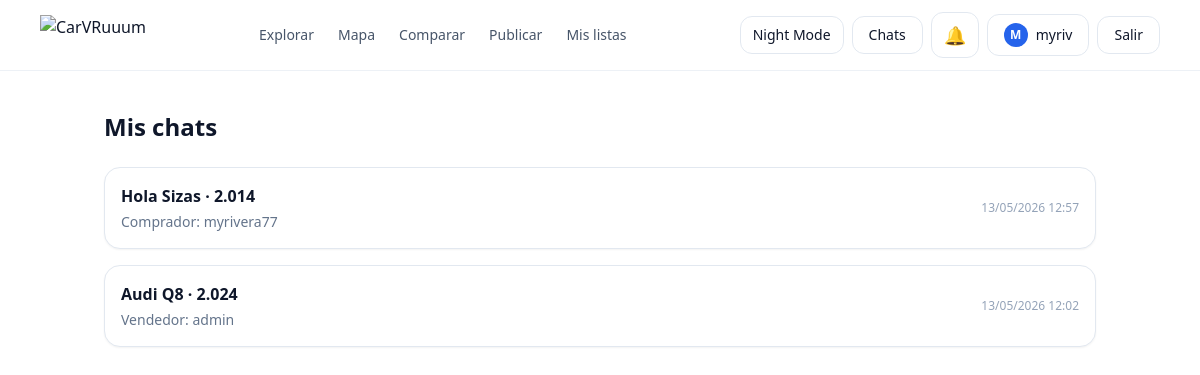
The page /messages/ (signed in) on the database its author committed.
### messaging/models.py (models this page shows, shortened)
class Conversation(models.Model):
    car = models.ForeignKey(
        "cars.Car",
        on_delete=models.CASCADE,
        related_name="conversations",
    )
    buyer = models.ForeignKey(
        User,
        on_delete=models.CASCADE,
        related_name="buyer_conversations",
    )
    seller = models.ForeignKey(
        User,
        on_delete=models.CASCADE,
        related_name="seller_conversations",
    )
    created_at = models.DateTimeField(auto_now_add=True)
    updated_at = models.DateTimeField(auto_now=True)
    class Meta:
        ordering = ["-updated_at"]
        constraints = [
            models.UniqueConstraint(
                fields=["car", "buyer", "seller"],
                name="unique_conversation_per_car_buyer_seller",
            )
        ]

### cars/models.py (models this page shows, shortened)
class Car(models.Model):
    owner = models.ForeignKey(settings.AUTH_USER_MODEL, on_delete=models.CASCADE, related_name="cars")
    make = models.CharField(max_length=60)
    model = models.CharField(max_length=60)
    year = models.PositiveIntegerField(validators=[MinValueValidator(1950), MaxValueValidator(2100)])
    price = models.PositiveIntegerField(validators=[MinValueValidator(0)])
    mileage_km = models.PositiveIntegerField(default=0, validators=[MinValueValidator(0)])
    is_sold = models.BooleanField(default=False)
    sold_at = models.DateTimeField(blank=True, null=True)
    city = models.CharField(max_length=80, blank=True, default="")
    description = models.TextField(blank=True, default="")
    is_active = models.BooleanField(default=True)
    view_count = models.PositiveIntegerField(default=0)
    created_at = models.DateTimeField(auto_now_add=True)
    class Meta:
        ordering = ["-created_at"]

### messaging/views.py (the view)
# urls.py: path("", views.conversation_list, name="conversation_list"),
@login_required
def conversation_list(request):
    conversations = (
        Conversation.objects
        .filter(Q(buyer=request.user) | Q(seller=request.user))
        .select_related("car", "buyer", "seller")
        .order_by("-updated_at")
    )
    return render(
        request,
        "messaging/conversation_list.html",
        {"conversations": conversations},
    )

### notifications/context_processors.py (called while the page is built, shortened)
def notifications(request):
    if request.user.is_authenticated:
        unread_qs = request.user.notifications.filter(
            is_read=False
        ).order_by("-created_at")[:10]
        notifications_list = []
        return {
            "navbar_notifications": notifications_list,
            "navbar_notifications_count": len(notifications_list),
        }
    return {}

### messaging/templates/messaging/conversation_list.html (shortened to what this page needs)
{% extends "base.html" %}
{% block content %}
<section class="mx-auto max-w-5xl px-4 py-10">
  <div class="mb-6 flex items-center justify-between">
    <h1 class="text-2xl font-bold">Mis chats</h1>
  </div>
  {% if conversations %}
    <div class="space-y-4">
      {% for conv in conversations %}
        <a href="{% url 'messaging:conversation_detail' conv.id %}"
           class="block rounded-2xl border border-slate-200 bg-white p-4 shadow-sm transition hover:bg-slate-50 dark:border-slate-800 dark:bg-slate-900 dark:hover:bg-slate-800">
          <div class="flex items-center justify-between gap-4">
            <div>
              <p class="font-semibold text-slate-900 dark:text-white">
                {{ conv.car.make }} {{ conv.car.model }} · {{ conv.car.year }}
              </p>
              <p class="mt-1 text-sm text-slate-500">
                {% if request.user == conv.buyer %}
                  Vendedor: {{ conv.seller.username }}
                {% else %}
                  Comprador: {{ conv.buyer.username }}
                {% endif %}
              </p>
            </div>
            <span class="text-xs text-slate-400">
              {{ conv.updated_at|date:"d/m/Y H:i" }}
            </span>
          </div>
        </a>
      {% endfor %}
    </div>
  {% else %}
    <div class="rounded-2xl border border-slate-200 bg-white p-8 text-center dark:border-slate-800 dark:bg-slate-900">
      <p class="text-slate-500">Todavía no tienes conversaciones.</p>
    </div>
  {% endif %}
</section>
{% endblock %}

### templates/base.html (shortened to what this page needs)
{% load static %}
<!doctype html>
<html lang="es" class="">
<head>
  <script src="https://cdn.tailwindcss.com"></script>
</head>
<body class="min-h-screen bg-white text-slate-900 dark:bg-slate-950 dark:text-slate-100">
  <header class="sticky top-0 z-50 border-b border-slate-200/60 bg-white/80 backdrop-blur dark:border-slate-800/60 dark:bg-slate-950/70">
    <div class="mx-auto flex max-w-6xl items-center justify-between px-4 py-3">
      <a href="{% url 'landing' %}" class="flex items-center">
        <img
          src="{% static 'account/img/carvruum-logo.png' %}"
          alt="CarVRuuum"
          class="h-8 w-auto object-contain md:h-10"
        >
      </a>
      <nav class="hidden items-center gap-6 md:flex">
        <a href="{% url 'cars:cars_list' %}" class="text-sm text-slate-600 hover:text-slate-900 dark:text-slate-300 dark:hover:text-white">
          Explorar
        </a>
        <a href="{% url 'cars:map' %}" class="text-sm text-slate-600 hover:text-slate-900 dark:text-slate-300 dark:hover:text-white">
          Mapa
        </a>
        <a href="{% url 'cars:compare_cars' %}" class="text-sm text-slate-600 hover:text-slate-900 dark:text-slate-300 dark:hover:text-white">
          Comparar
        </a>
        {% if user.is_authenticated %}
          <a href="{% url 'cars:car_create' %}" class="text-sm text-slate-600 hover:text-slate-900 dark:text-slate-300 dark:hover:text-white">
            Publicar
          </a>
          <a href="{% url 'cars:car_lists' %}" class="text-sm text-slate-600 hover:text-slate-900 dark:text-slate-300 dark:hover:text-white">
            Mis listas
          </a>
        {% else %}
          <a href="{% url 'login' %}?next={% url 'cars:car_create' %}" class="text-sm text-slate-600 hover:text-slate-900 dark:text-slate-300 dark:hover:text-white">
            Publicar
          </a>
        {% endif %}
      </nav>
      <div class="hidden items-center gap-2 md:flex">
        <button onclick="toggleTheme()"
          class="rounded-xl border border-slate-200 px-3 py-2 text-sm hover:bg-slate-50 dark:border-slate-800 dark:hover:bg-slate-900">
          Night Mode
        </button>
        {% if user.is_authenticated %}
          <a href="{% url 'messaging:conversation_list' %}"
             class="rounded-xl border border-slate-200 px-4 py-2 text-sm font-medium hover:bg-slate-50 dark:border-slate-800 dark:hover:bg-slate-900">
            Chats
          </a>
          {% include "notifications/notification_dropdown.html" %}
          <a href="{% url 'profile' %}"
             class="flex items-center gap-2 rounded-xl border border-slate-200 px-4 py-2 text-sm font-medium hover:bg-slate-50 dark:border-slate-800 dark:hover:bg-slate-900">
            <span class="flex h-6 w-6 items-center justify-center rounded-full bg-blue-600 text-xs font-bold uppercase text-white">
              {{ user.username|slice:":1" }}
            </span>
            {{ user.username }}
          </a>
          <form method="post" action="{% url 'logout' %}">
            <button class="rounded-xl border border-slate-200 px-4 py-2 text-sm hover:bg-slate-50 dark:border-slate-800 dark:hover:bg-slate-900">
              Salir
            </button>
          </form>
        {% endif %}
      </div>
    </div>
  </header>
  {% block content %}{% endblock %}
</body>
</html>

### rows shown on the page
Conversation: car.make "Hola", car.model "Sizas", car.year "2.014", buyer.username "myrivera77", updated_at "13/05/2026 12:57"
Conversation: car.make "Audi", car.model "Q8", car.year "2.024", seller.username "admin", updated_at "13/05/2026 12:02"

### other values the page prints
{{ user.username|slice:":1" }} "M"
{{ user.username }} "myriv"
